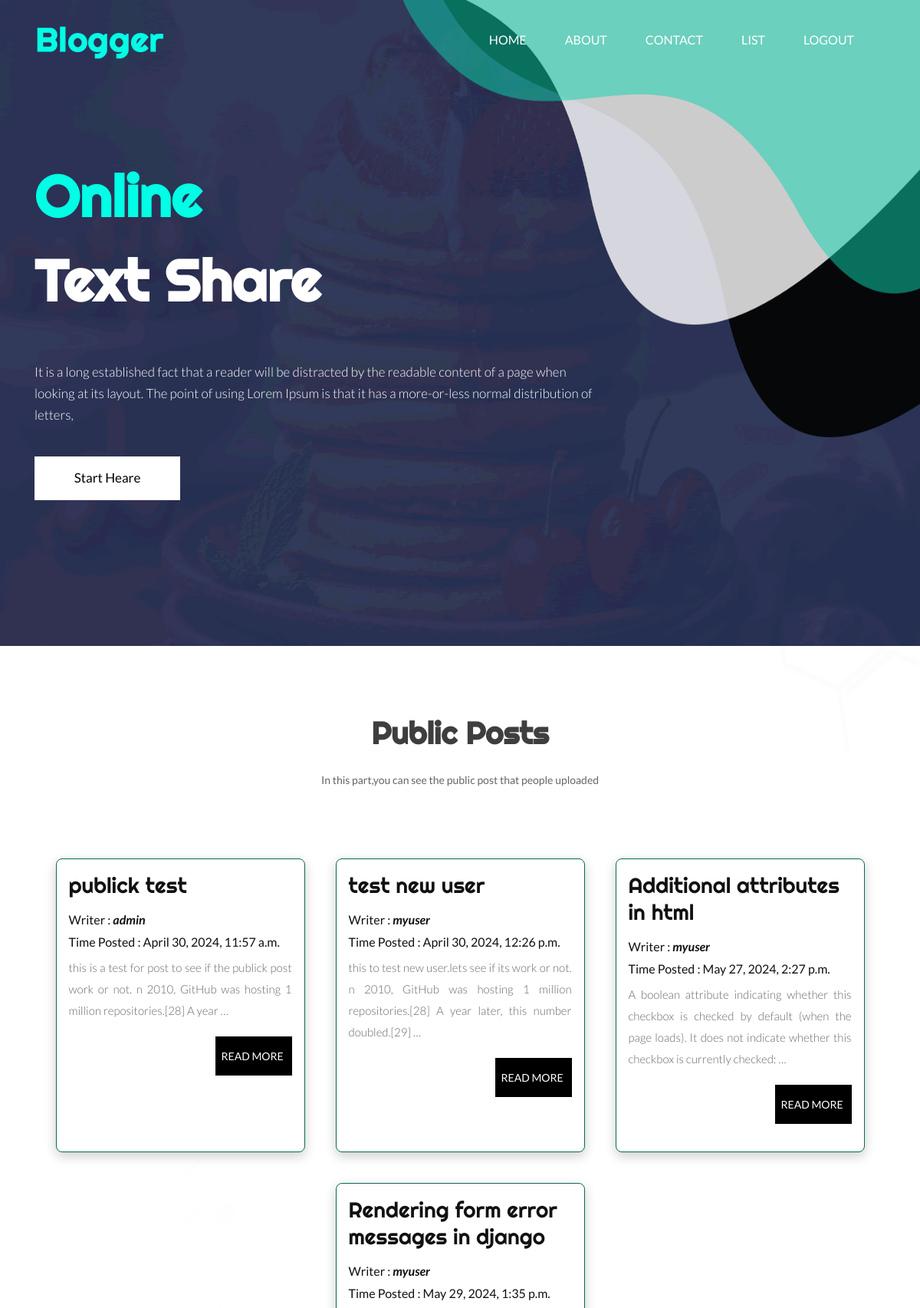
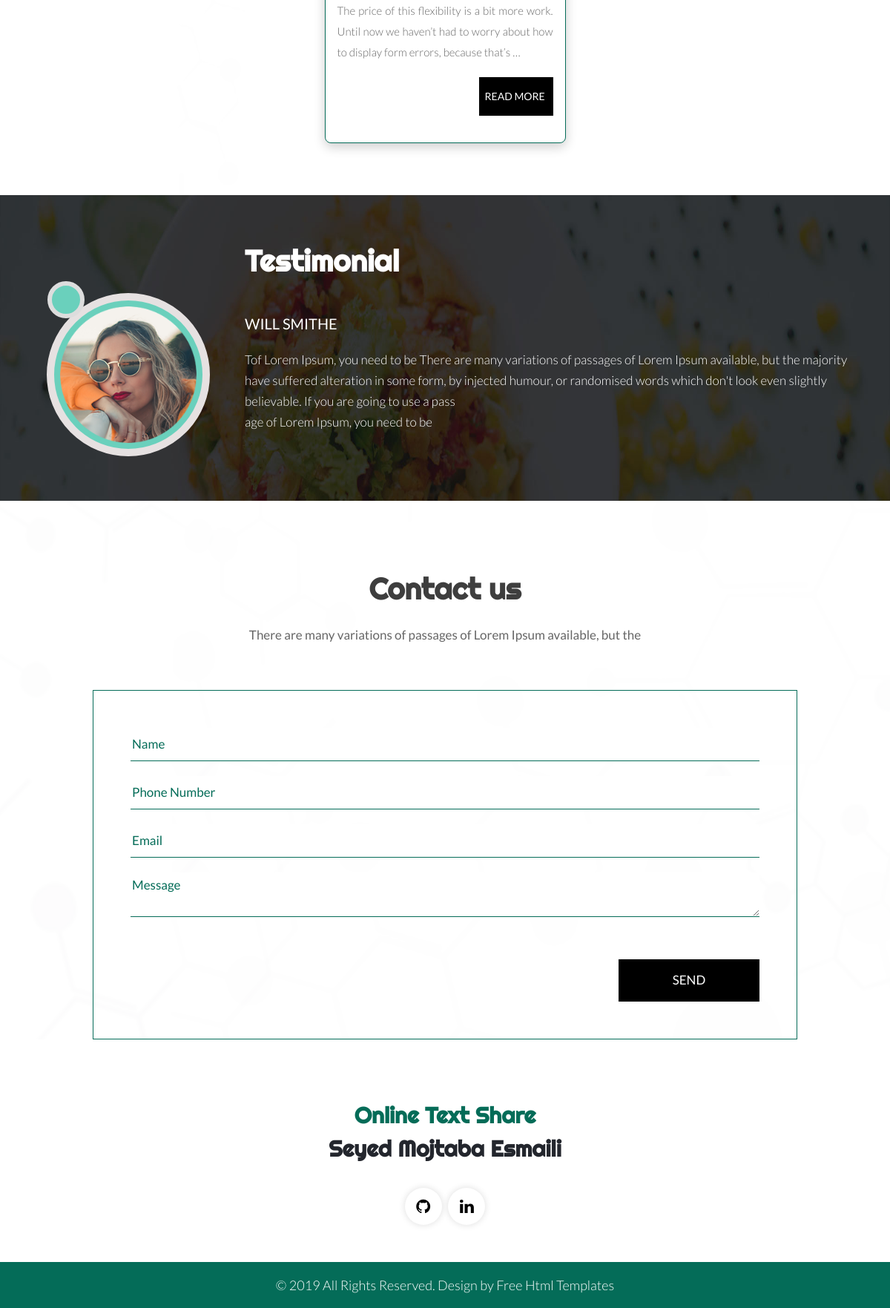
The app's page / (signed in) with its own data (2 pictures, top to bottom).
### posts/models.py (models this page shows, shortened)
class Post(models.Model):
    title = models.CharField(max_length=100)
    content = models.TextField()
    date_posted = models.DateTimeField(default=timezone.now)
    is_publick = models.BooleanField(default=False)
    user = models.ForeignKey(User,on_delete=models.CASCADE,null=True)
    class Meta:
        ordering = ['date_posted']

### posts/views.py (the view)
# urls.py: path('',HomePostsListView.as_view(),name='home'),
class HomePostsListView(ListView):   #home page           # template = > index.html
    model = Post
    template_name = 'posts/index.html'
    context_object_name = 'posts_list'
    def get_queryset(self):
        return Post.objects.filter(is_publick=True)

### posts/templates/posts/index.html (shortened to what this page needs)
{% extends "posts/base.html" %}
{% load static %}
{% block content %}
            <section class="banner_main_home">
               <div class="container">
                  <div class="row d_flex">
                     <div class=" col-xl-8 col-lg-8 col-md-8 col-12-9">
                        <div class="text-bg">
                           <h1>Online<br> <span class="white1">Text Share</span></h1>
                           <p>It is a long established fact that a reader will be distracted by the readable content of a page when looking at its layout. The point of using Lorem Ipsum is that it has a more-or-less normal distribution of letters,</p>
                           <a href=' {% url "posts:signup" %} '>Start Heare</a>
                        </div>
                     </div>
                  </div>
               </div>
            </section>
         </div>
      </header>
      <div class="blog_main">
         <div class="container">
            <div class="row">
               <div class="col-md-12">
                  <div class="titlepage">
                     <h2>Public Posts</h2>
                     <span>In this part,you can see the public post that people uploaded</span>
                  </div>
               </div>
            </div>
            <div class='card-container'>
               {% for post in posts_list %}
                     <div class='card'>
                        <div class='card-content'>
                              <h3>{{post.title}}</h3>
                              <h4>Writer : <b><i>{{post.user.username}}</i></b></h4>
                              <h4>Time Posted : {{post.date_posted}}</h4>
                              <p>{{post.content|truncatewords:25}}</p>
                              <a href='/post_detail/{{post.id}}' class='post-btn'>Read More</a>
                        </div>
                     </div>
               {% endfor %}
            </div>
         </div>
      </div>
      <div class="section">
            <div id="" class="Testimonial">
                <div class="container">
               <div class="row">
                  <div class="col-md-6 offset-md-3">
                     <div class="titlepage">
                        <h2>Testimonial</h2>
                     </div>
                  </div>
               </div>
               <div class="row d_flex">
                  <div class="col-md-3">
                     <div class="Testimonial_box">
                        <i><img src="{% static 'posts/images/plan1.png' %}" alt="#"/></i>
                     </div>
                  </div>
                  <div class="col-md-9">
                     <div class="Testimonial_box">
                        <h4>will smithe</h4>
                        <p>Tof Lorem Ipsum, you need to be There are many variations of
                              passages of Lorem Ipsum available, but the majority have suffered
                                 alteration in some form, by injected humour, or randomised words
                                  which don't look even slightly believable. If you are going to use a pass
                        <br>
                        age of Lorem Ipsum, you need to be
                        </p>
                     </div>
                  </div>
               </div>
            </div>
         </div>
      </div>
      <div id="contact" class="contact">
         <div class="container">
            <div class="row">
               <div class="col-md-12">
                  <div class="titlepage">
                     <h2>Contact us</h2>
                     <span>There are many variations of passages of Lorem Ipsum available, but the </span>
                  </div>
               </div>
            </div>
         </div>
         <div class="container">
            <div class="row">
               <div class="col-md-12 ">
                  <form class="main_form " method='POST'>
                     <div class="row">
                        <div class="col-md-12 ">
                           <input class="form_contril" placeholder="Name " type="text" name="Name ">
                        </div>
                        <div class="col-md-12">
                           <input class="form_contril" placeholder="Phone Number" type="text" name=" Phone Number">
                        </div>
                        <div class="col-md-12">
                           <input class="form_contril" placeholder="Email" type="text" name="Email">
                        </div>
                        <div class="col-md-12">
                           <textarea class="textarea" placeholder="Message" type="text" name="Message"></textarea>
                        </div>
                        <div class="col-sm-12">
                           <button class="send_btn">Send</button>
                        </div>
                     </div>
                  </form>
               </div>
            </div>
         </div>
      </div>
      {% endblock content %}

### records on screen
Post: title "publick test", user.username "admin", date_posted "April 30, 2024, 11:57 a.m.", content "this is a test for post to see if the publick post work or not. n 2010, GitHub was hosting 1 million repositories.[28] A year …"
Post: title "test new user", user.username "myuser", date_posted "April 30, 2024, 12:26 p.m.", content "this to test new user.lets see if its work or not. n 2010, GitHub was hosting 1 million repositories.[28] A year later, this number doubled.[29] …"
Post: title "Additional attributes in html", user.username "myuser", date_posted "May 27, 2024, 2:27 p.m.", content "A boolean attribute indicating whether this checkbox is checked by default (when the page loads). It does not indicate whether this checkbox is currently checked: …"
Post: title "Rendering form error messages in django", user.username "myuser", date_posted "May 29, 2024, 1:35 p.m.", content "The price of this flexibility is a bit more work. Until now we haven’t had to worry about how to display form errors, because that’s …"
